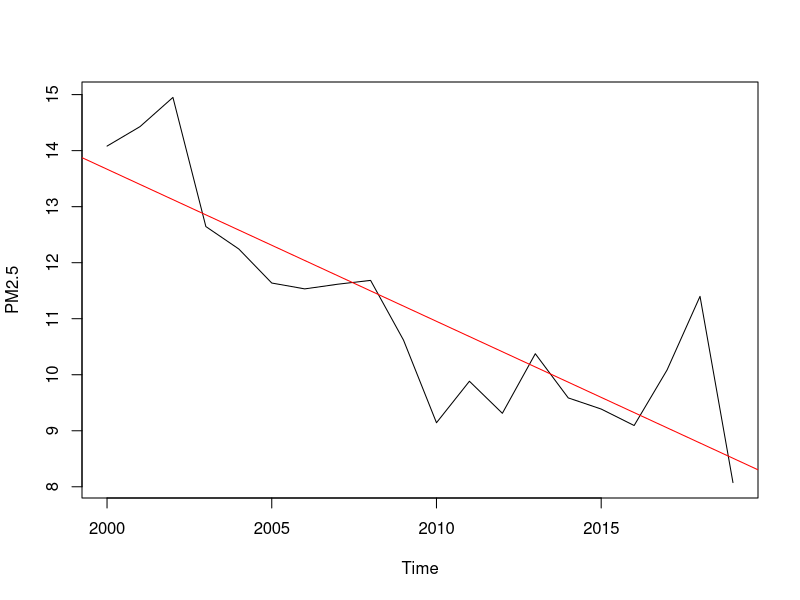
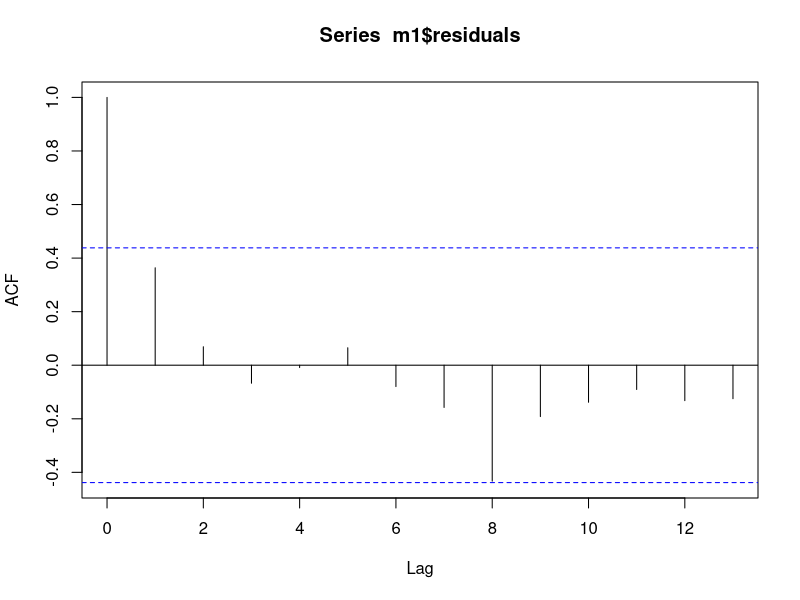
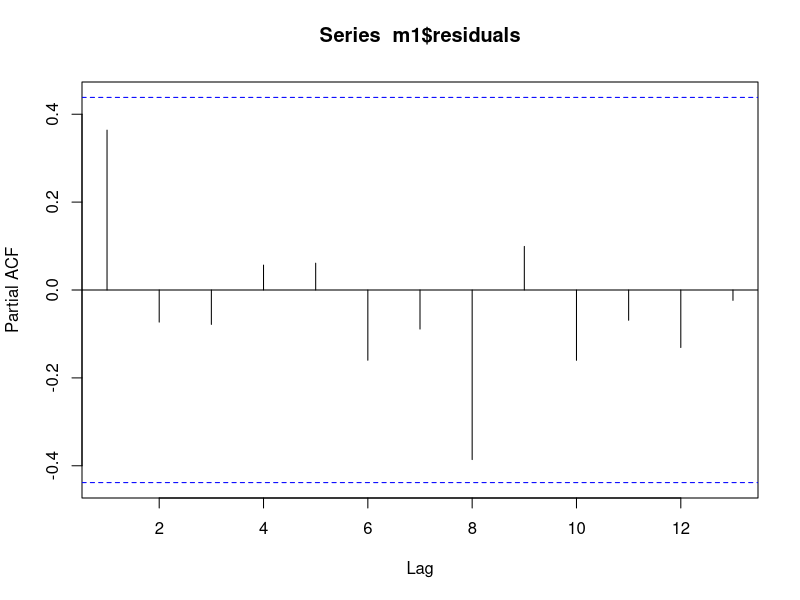
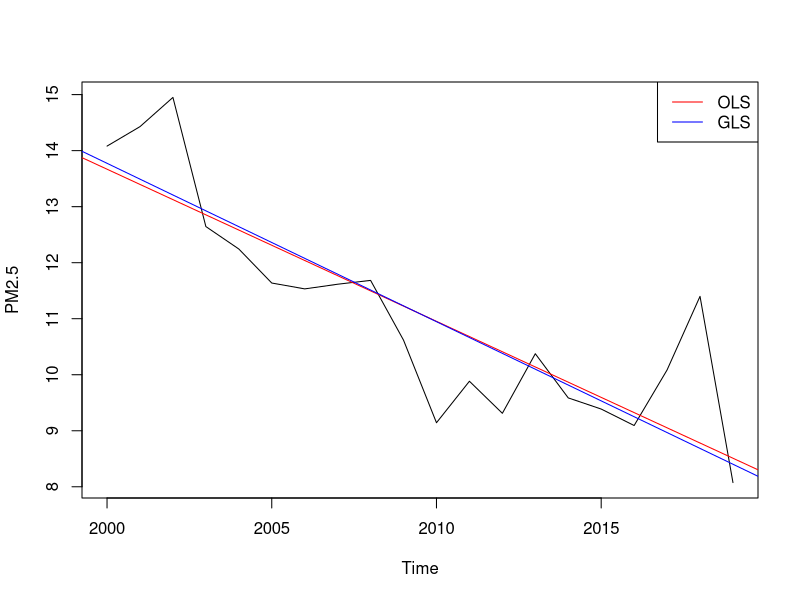

The R script that drew these images, in order:
setwd("~/Library/Mobile Documents/com~apple~CloudDocs/ESCI167/Rscripts_lectures")

library(lmtest)
library(nlme)

# Firt we will download and plot the data
data = read.csv("PM25West.csv")
plot(data$Year,data$Mean,type="l",xlab="Time",ylab="PM2.5")

#Fit a linear model and visualize
m1 = lm(data$Mean~data$Year)
summary(m1)
abline(m1, col="red")

# Durbin-Watson test
dwtest(m1)
# Independence is rejected

# Let's look at the acf and pacf
acf(m1$residuals)
pacf(m1$residuals)
# but the acf and pacf do not suggest autocorrelation

# Need to also check normality and constant variance
shapiro.test(m1$residuals)
bartlett.test(m1$residuals,c(rep(1,10),rep(2,10)))
#these assumptions are respected

# What do we do?

#Option 1: Stick with the OLS model fitted above, Report the results of the Durbin-Watson test
#and report the acf and pacf plots to support sticking with this approach despite 
#the DW test results.

#Option 2: Use a GLS model:
x = data$Mean
time = data$Year
m2 = gls(x~time,correlation = corARMA(p=1))
summary(m2)
# The trend estimate is essentially the same and still significant with GLS.

plot(data$Year,data$Mean,type="l",xlab="Time",ylab="PM2.5")
abline(m1, col="red")
abline(m2,col="blue")
legend("topright",c("OLS","GLS"),col=c("red","blue"),lty=c(1,1))

# Using either option 1 or 2, doesn't affect the conclusions here.